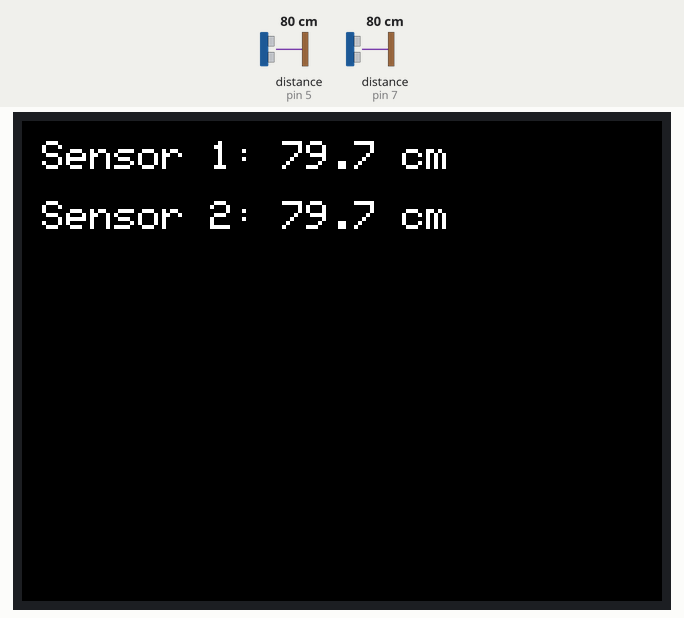
The sketch below on a simulated Arduino Uno, built with avr-gcc and run on an emulated ATmega328P. On the bench: 320×240 colour display. Wiring (inferred from the names in the program): 2 × ultrasonic range finder: trigger pin 4, echo pin 5 / trigger pin 6, echo pin 7. The test bench sets the inputs (shaded band); at power-on: distance to the obstacle (sensors on pin 5, pin 7) 80 cm. The echo pulse lasts 58.3 µs per cm.

Above: at 1.4 s.
1.5 s: distance to the obstacle (sensor on pin 5) set to 2 cm
At 2.8 s:
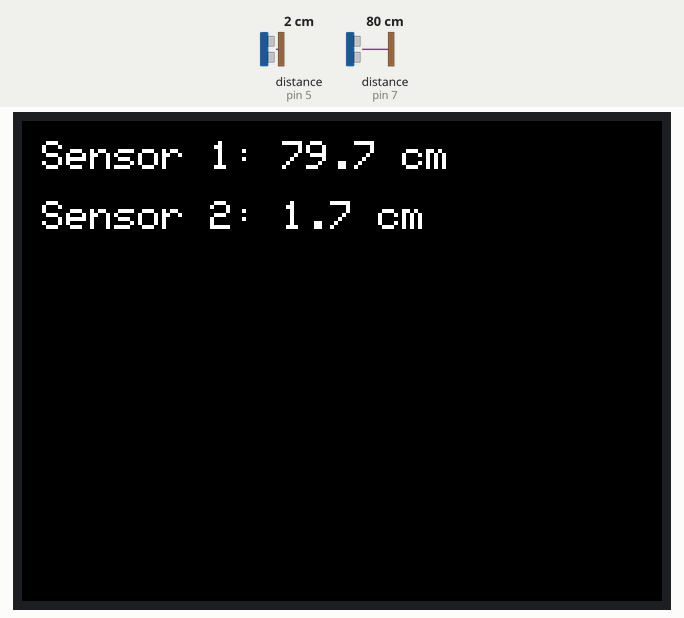
3.3 s: distance to the obstacle (sensor on pin 7) set to 2 cm
At 4.9 s:
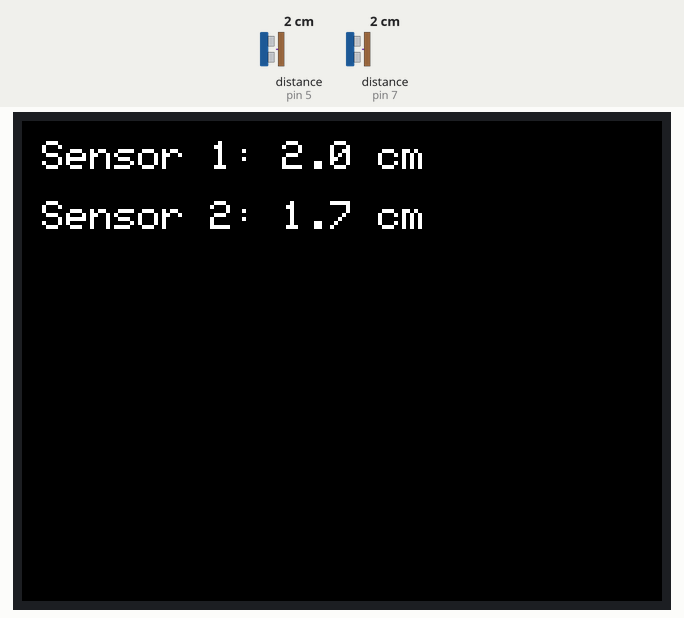
5.2 s: distance to the obstacle (sensor on pin 5) set to 4 cm
6.8 s: distance to the obstacle (sensor on pin 7) set to 4 cm
At 8.4 s:
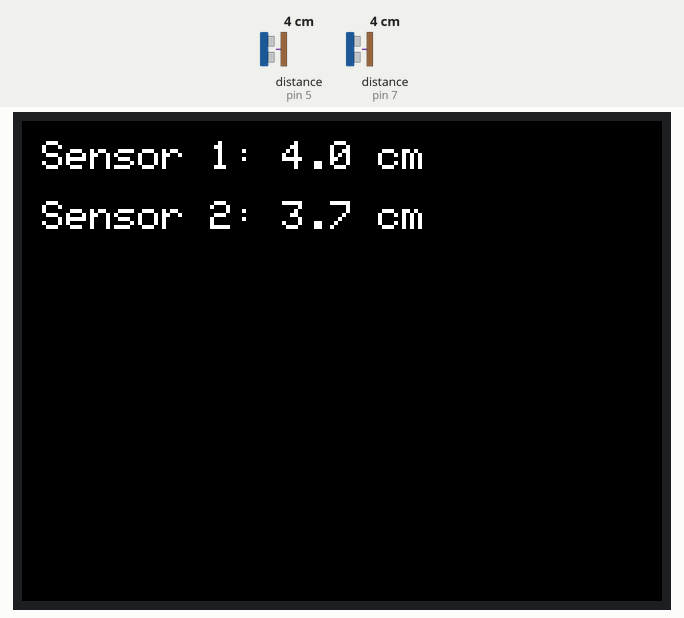
8.7 s: distance to the obstacle (sensor on pin 5) set to 9 cm
10.2 s: distance to the obstacle (sensor on pin 7) set to 9 cm
At 11.3 s:
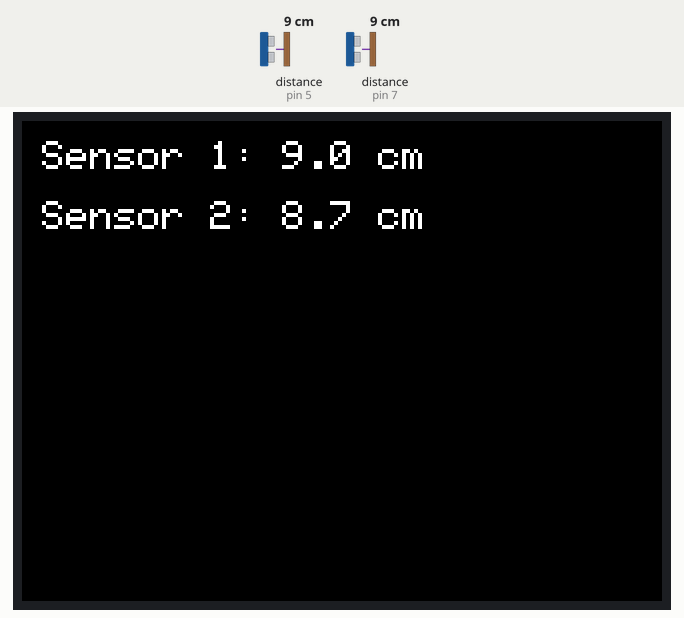
Timing chart, 0 to 13.1 s (numbered marks = the images above; inputs shaded):
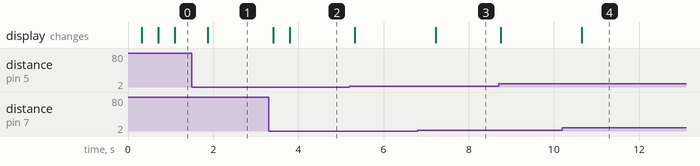

Measured:
- after the input at 1.5 s, the display: changes after 0.37 s (image 1)
- after the input at 3.3 s, the display: first changes after 0.11 s (image 2 shows a later state)
- after the input at 6.8 s, the display: changes after 0.42 s (image 3)
- after the input at 10.2 s, the display: changes after 0.46 s (image 4)

The sketch:

distance_measure.ino
```cpp
#include <SPI.h>
#include <Adafruit_GFX.h>
#include <Adafruit_ILI9341.h>

// ---------- TFT ----------
#define TFT_CS   10
#define TFT_DC    9
#define TFT_RST   8
Adafruit_ILI9341 tft(TFT_CS, TFT_DC, TFT_RST);

// ---------- Ultrasonic ----------
#define TRIG1 6
#define ECHO1 7
#define TRIG2 4
#define ECHO2 5

float readDistanceCM(int trigPin, int echoPin) {
  digitalWrite(trigPin, LOW);
  delayMicroseconds(2);
  digitalWrite(trigPin, HIGH);
  delayMicroseconds(10);
  digitalWrite(trigPin, LOW);

  long duration = pulseIn(echoPin, HIGH, 30000);
  if (duration == 0) return -1;
  return duration * 0.0343 / 2;
}

void setup() {
  // --- Serial (optional) ---
  Serial.begin(9600);

  // --- Ultrasonic ---
  pinMode(TRIG1, OUTPUT);
  pinMode(ECHO1, INPUT);
  pinMode(TRIG2, OUTPUT);
  pinMode(ECHO2, INPUT);
  digitalWrite(TRIG1, LOW);
  digitalWrite(TRIG2, LOW);

  // --- TFT ---
  tft.begin();
  tft.setRotation(1);
  tft.fillScreen(ILI9341_BLACK);

  tft.setTextSize(2);
  tft.setTextColor(ILI9341_WHITE);
}

void loop() {
  float d1 = readDistanceCM(TRIG1, ECHO1);
  delay(50);   // prevent crosstalk
  float d2 = readDistanceCM(TRIG2, ECHO2);

  // --- Display ---
  tft.fillRect(0, 0, tft.width(), 80, ILI9341_BLACK);

  tft.setCursor(10, 10);
  tft.print("Sensor 1: ");
  if (d1 < 0) tft.print("----");
  else {
    tft.print(d1, 1);
    tft.print(" cm");
  }

  tft.setCursor(10, 40);
  tft.print("Sensor 2: ");
  if (d2 < 0) tft.print("----");
  else {
    tft.print(d2, 1);
    tft.print(" cm");
  }

  delay(300);
}
```
